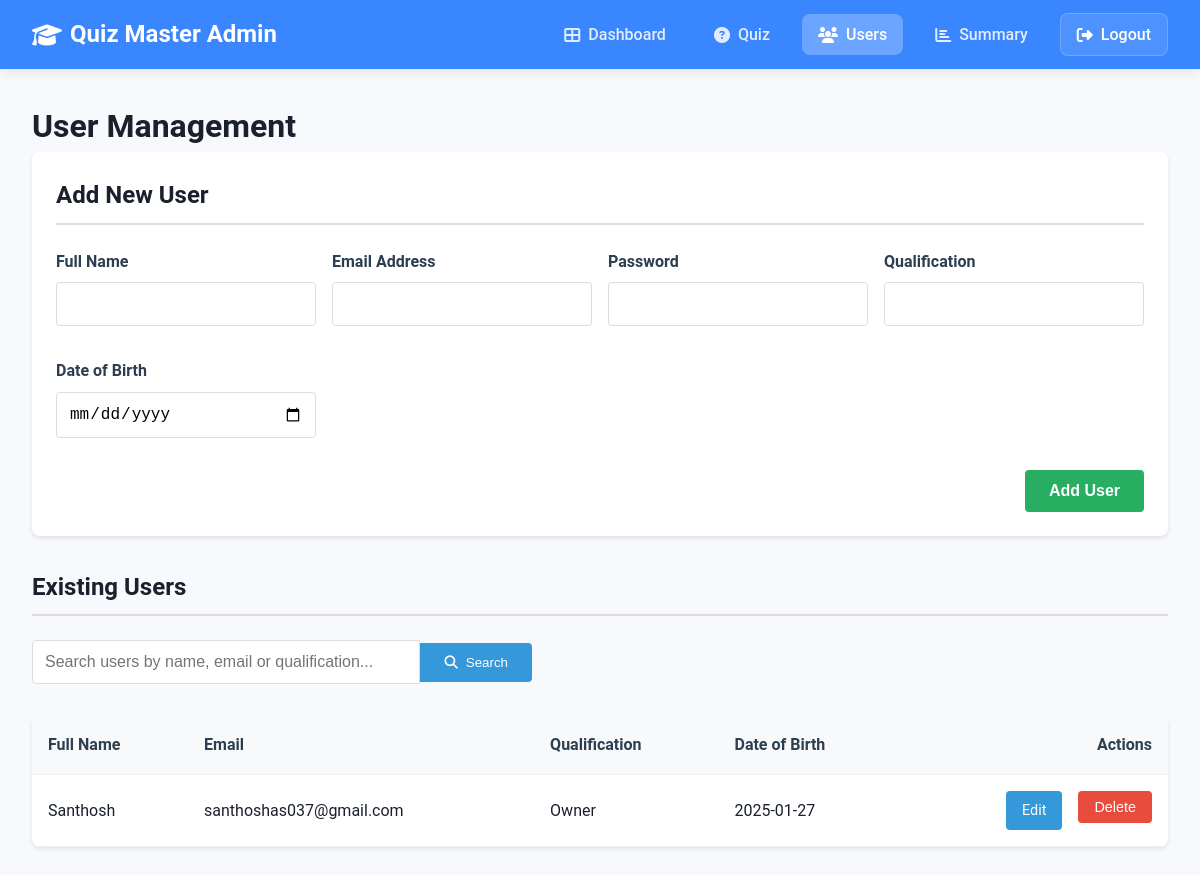
/users (signed in), run on an earlier commit of the app's database.
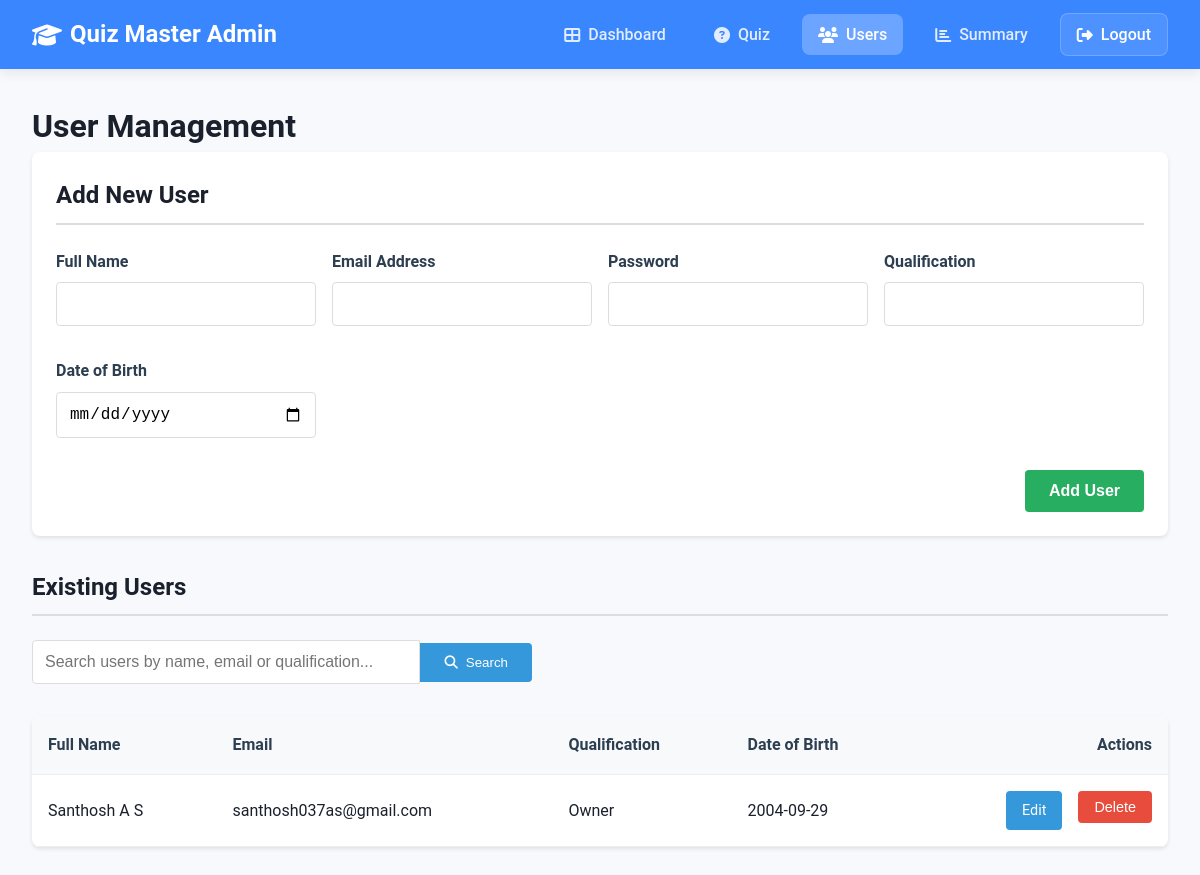
And on a later commit of the database.
### app.py (models this page shows, shortened)
class User(db.Model):
    __table_args__ = {'extend_existing': True}
    id = db.Column(db.Integer, primary_key=True)
    email = db.Column(db.String(120), unique=True, nullable=False)
    password = db.Column(db.String(200), nullable=False)
    full_name = db.Column(db.String(100), nullable=False)
    qualification = db.Column(db.String(100), nullable=False)
    dob = db.Column(db.Date, nullable=False)
    is_admin = db.Column(db.Boolean, default=False)
    quiz_attempts = db.relationship(
        'QuizAttempt', back_populates='user', lazy=True,
        cascade="all, delete-orphan"
    )

### app.py (the view)
@app.route('/users')
@admin_required
def users():
    try:
        all_users = User.query.filter(User.id != session['user_id']).all()
        return render_template('admin/users.html', active_page='users', users=all_users)
    except Exception as e:
        flash('Error loading users. Please try again.', 'error')
        return redirect(url_for('admin_dashboard'))

### app.py (called while the page is built)
def get_current_user():
    if 'user_id' in session:
        return User.query.get(session['user_id'])
    return None

@app.context_processor
def utility_processor():
    return dict(current_user=get_current_user())

def admin_required(f):
    @wraps(f)
    def decorated_function(*args, **kwargs):
        if 'user_id' not in session:
            flash('Please login first.', 'error')
            return redirect(url_for('login'))
        user = User.query.get(session['user_id'])
        if not user or not user.is_admin:
            flash('Admin access required.', 'error')
            return redirect(url_for('dashboard'))
        return f(*args, **kwargs)
    return decorated_function

### templates/admin/users.html (shortened to what the changed rows need)
<!DOCTYPE html>
<html lang="en">
<head>
    <link rel="stylesheet" href="https://cdnjs.cloudflare.com/ajax/libs/font-awesome/6.4.0/css/all.min.css">
    <link href="/static/navbar.css" rel="stylesheet">
</head>
<body>
    <main class="users-container">
        <h1>User Management</h1>
        <div class="add-user-card">
            <h2 class="section-title">Add New User</h2>
        </div>
        <h2 class="section-title">Existing Users</h2>
        {% if users %}
        <table class="users-table" id="usersTable">
            <thead>
                <tr>
                    <th>Full Name</th>
                    <th>Email</th>
                    <th>Qualification</th>
                    <th>Date of Birth</th>
                    <th style="text-align: right;">Actions</th>
                </tr>
            </thead>
            <tbody>
                {% for user in users %}
                <tr>
                    <td>{{ user.full_name }}</td>
                    <td>{{ user.email }}</td>
                    <td>{{ user.qualification }}</td>
                    <td>{{ user.dob.strftime('%Y-%m-%d') }}</td>
                    <td class="actions-cell">
                        <a href="{{ url_for('edit_user', user_id=user.id) }}" class="btn btn-edit">Edit</a>
                        <form action="{{ url_for('delete_user', user_id=user.id) }}" method="POST" style="display: inline;">
                            <button type="submit" class="btn btn-delete" onclick="return confirm('Are you sure you want to delete this user?')">
                                Delete
                            </button>
                        </form>
                    </td>
                </tr>
                {% endfor %}
            </tbody>
        </table>
        {% else %}
        <div class="no-users">
            <h3>No users found</h3>
            <p>There are currently no registered users in the system.</p>
        </div>
        {% endif %}
    </main>
</body>
</html>

What changed in the data, as far as the page shows it:
changed User "Owner": full_name "Santhosh" → "Santhosh A S"; email "santhoshas037@gmail.com" → "santhosh037as@gmail.com"; dob "2025-01-27" → "2004-09-29"
